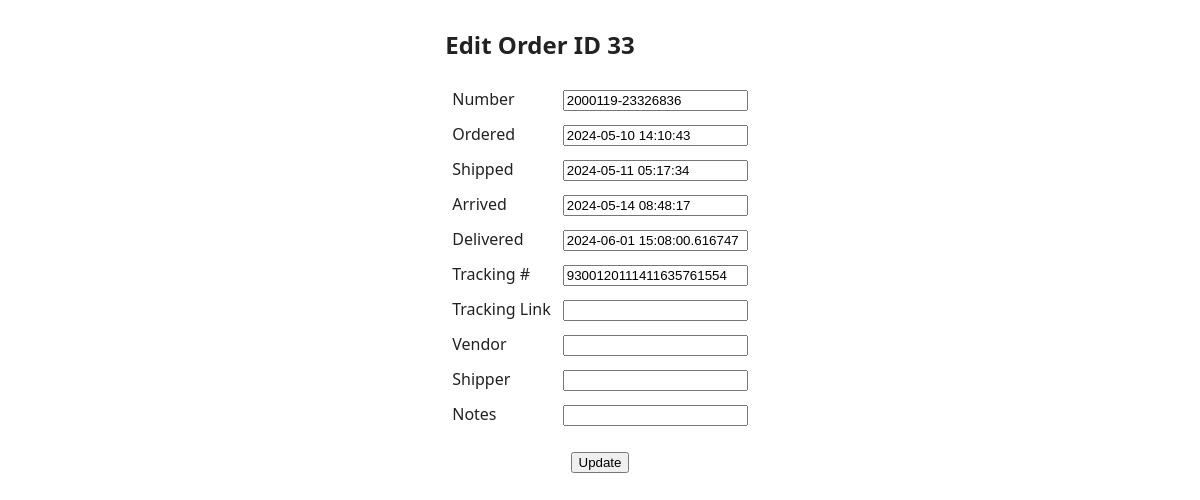
The app's page /forms/fetch/33 with its own data.
### app/models.py (models this page shows)
class Base(DeclarativeBase):
    """Base class for SQLAlchemy models."""

class Order(Base):
    __tablename__ = "orders"
    id: Mapped[int] = mapped_column(primary_key=True)
    number: Mapped[str] = mapped_column(unique=True, index=True)
    ordered: Mapped[Optional[datetime.datetime]]
    shipped: Mapped[Optional[datetime.datetime]]
    arrived: Mapped[Optional[datetime.datetime]]
    delivered: Mapped[Optional[datetime.datetime]]
    notes: Mapped[Optional[str]]
    trn: Mapped[Optional[str]]
    trl: Mapped[Optional[str]]
    created: Mapped[datetime.datetime] = mapped_column(
        DateTime(timezone=True),
        server_default=func.now(),
    )
    vendor_id: Mapped[Optional[int]] = mapped_column(ForeignKey("vendors.id"))
    shipper_id: Mapped[Optional[int]] = mapped_column(ForeignKey("shippers.id"))

### app/routes/forms/router.py (the view)
@router.get("/fetch/{order_id}")
def order_get(
    request: Request,
    order_id: int = 0,
    db: Session = Depends(get_db),
) -> Response:
    if order_id:
        order = db.query(Order).filter(Order.id == order_id).first()
    else:
        order = Order(id=0)
    return templates.TemplateResponse(
        "order.html.j2",
        context={
            "request": request,
            "order": order,
            "action_url": router.url_path_for("order_upsert"),
        },
    )

### templates/order.html.j2 (shortened to what this page needs)
<!DOCTYPE html>
<html lang="en">
  <head>
    <link href="{{ url_for('static', path='/forms.css') }}" rel="stylesheet">
  </head>
  <body>
    <div class="container">
      <div class="child">
{% if order.id %}
        <h2>Edit Order ID {{ order.id }}</h2>
{% else %}
        <h2>Add Order</h2>
        <h2>Order ID {{ order.id }}</h2>
{% endif %}
        <table>
          <form method="post", action="/forms/upsert">
            <tr>
              <td><label for="number">Number</label></td>
              <td><input type="text" id="number" name="number" value="{{ order.number or '' }}" /></td>
            </tr>
            <tr>
              <td><label for="ordered">Ordered</label></td>
              <td><input type="text" id="ordered" name="ordered" value="{{ order.ordered or '' }}" /></td>
            </tr>
            <tr>
              <td><label for="shipped">Shipped</label></td>
              <td><input type="text" id="shipped" name="shipped" value="{{ order.shipped or '' }}" /></td>
            </tr>
            <tr>
              <td><label for="arrived">Arrived</label></td>
              <td><input type="text" id="arrived" name="arrived" value="{{ order.arrived or '' }}" /></td>
            </tr>
            <tr>
              <td><label for="delivered">Delivered</label></td>
              <td><input type="text" id="delivered" name="delivered" value="{{ order.delivered or '' }}" /></td>
            </tr>
              <td><label for="trn">Tracking #</label></td>
              <td><input type="text" id="trn" name="trn" value="{{ order.trn or '' }}" /></td>
              <td><label for="trl">Tracking Link</label></td>
              <td><input type="text" id="trl" name="trl" value="{{ order.trl or '' }}" /></td>
              <td><label for="vendor">Vendor</label></td>
              <td><input type="text" id="vendor" name="vendor" value="{{ order.vendor or '' }}" /></td>
              <td><label for="shipper">Shipper</label></td>
              <td><input type="text" id="shipper" name="shipper" value="{{ order.shipper or '' }}" /></td>
              <td><label for="notes">Notes</label></td>
              <td><input type="text" id="notes" name="notes" value="{{ order.notes or '' }}" /></td>
            <tr><td></td></tr>
            <tr>
              <td colspan="2" align="center">
{% if order.id %}
                <input type="submit" value="Update">
{% else %}
                <input type="submit" value="Add">
{% endif %}
              </td>
            </tr>
            <tr>
              <td colspan="2">
              </td>
            </tr>
          </form>
        </table>
      </div>
    </div>
  </body>
</html>

### static/forms.css (style rules this page uses)
body { color: #222; background: #fff; font: 100% system-ui; }
.container { display: flex; justify-content: center; }
th, td { padding-top: 5px; padding-left: 5px; padding-right: 5px; padding-bottom: 5px; }

### records on screen
Order: id "33", number "2000119-23326836", ordered "2024-05-10 14:10:43", shipped "2024-05-11 05:17:34", arrived "2024-05-14 08:48:17", delivered "2024-06-01 15:08:00.616747", trn "9300120111411635761554"
